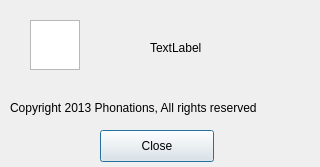
<?xml version="1.0" encoding="UTF-8"?>
<ui version="4.0">
 <class>AboutMenu</class>
 <widget class="QDialog" name="AboutMenu">
  <property name="geometry">
   <rect>
    <x>0</x>
    <y>0</y>
    <width>320</width>
    <height>167</height>
   </rect>
  </property>
  <property name="windowTitle">
   <string>About Joker</string>
  </property>
  <widget class="QLabel" name="labelCpRight">
   <property name="geometry">
    <rect>
     <x>10</x>
     <y>100</y>
     <width>321</width>
     <height>16</height>
    </rect>
   </property>
   <property name="text">
    <string>Copyright 2013 Phonations, All rights reserved</string>
   </property>
  </widget>
  <widget class="QLabel" name="labelVersion">
   <property name="geometry">
    <rect>
     <x>150</x>
     <y>40</y>
     <width>121</width>
     <height>16</height>
    </rect>
   </property>
   <property name="text">
    <string>TextLabel</string>
   </property>
  </widget>
  <widget class="QPushButton" name="pushButton">
   <property name="geometry">
    <rect>
     <x>100</x>
     <y>130</y>
     <width>114</width>
     <height>32</height>
    </rect>
   </property>
   <property name="text">
    <string>Close</string>
   </property>
  </widget>
  <widget class="QGraphicsView" name="graphicsViewIcon">
   <property name="geometry">
    <rect>
     <x>30</x>
     <y>20</y>
     <width>50</width>
     <height>50</height>
    </rect>
   </property>
   <property name="frameShape">
    <enum>QFrame::StyledPanel</enum>
   </property>
   <property name="verticalScrollBarPolicy">
    <enum>Qt::ScrollBarAlwaysOff</enum>
   </property>
   <property name="horizontalScrollBarPolicy">
    <enum>Qt::ScrollBarAlwaysOff</enum>
   </property>
   <property name="backgroundBrush">
    <brush brushstyle="NoBrush">
     <color alpha="0">
      <red>0</red>
      <green>0</green>
      <blue>0</blue>
     </color>
    </brush>
   </property>
   <property name="foregroundBrush">
    <brush brushstyle="NoBrush">
     <color alpha="0">
      <red>0</red>
      <green>0</green>
      <blue>0</blue>
     </color>
    </brush>
   </property>
  </widget>
 </widget>
 <resources/>
 <connections/>
</ui>
